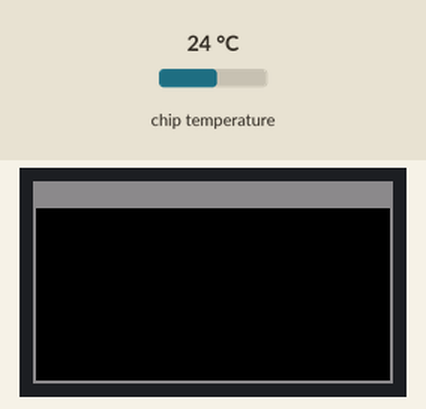
Recording of a program running on a simulated ESP32 board running CircuitPython. On the bench: 240×135 colour display. The inputs (shaded band) are chosen by the test bench; at power-on: chip temperature 24 °C. WiFi joins after 1.5 s; random numbers come from a fixed seed; values from a settings file that is not in the repository are placeholders; what the program prints to the serial console is not drawn.

Above: at 0.1 s.
At 4.47 s:
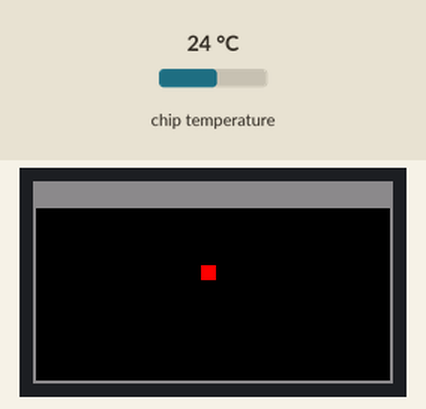
At 8.13 s:
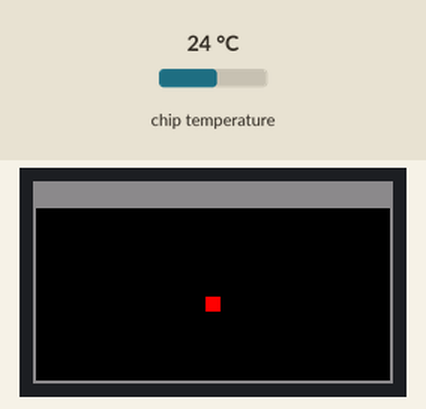
At 11.38 s:
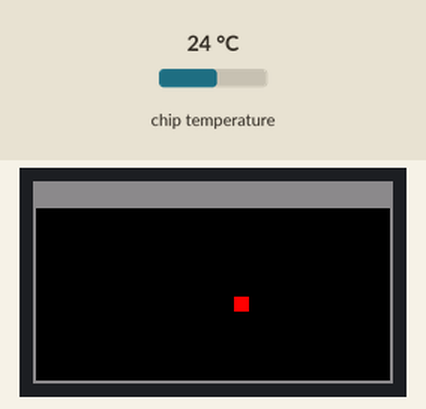
At 17.27 s:
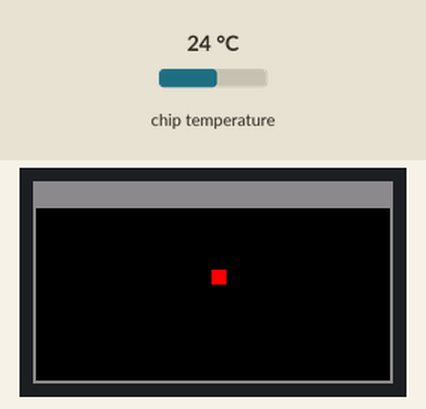
At 38.29 s:
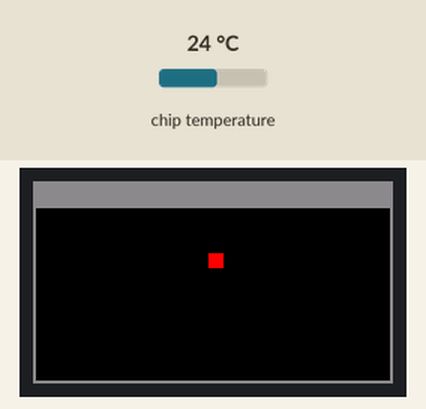

Measured:
- what the display in image 0 shows lasts 1.5 s, from 0.0 s to 1.5 s

The program:

deskhog_posthog_demo.py
```python
"""
DeskHog PostHog Analytics Demo for ESP32-S3 TFT Feather
=====================================================

This demo integrates the working display demo with PostHog analytics,
tracking user interactions and device metrics.

Features:
- Cursor movement tracking
- Button press analytics
- Device health metrics (temperature, memory)
- Session duration tracking
- Game score analytics

Author: QRY
Date: June 19, 2025
"""

import board
import displayio
import digitalio
import adafruit_st7789
import fourwire
import time
import microcontroller
import gc
import wifi
import socketpool
import ssl
import adafruit_requests
import json
import binascii
from adafruit_display_text import label
import terminalio

# Import secrets from separate file
try:
    from secrets import (
        WIFI_SSID,
        WIFI_PASSWORD,
        POSTHOG_API_KEY,
        POSTHOG_HOST
    )
except ImportError:
    print("❌ ERROR: secrets.py not found!")
    print("📝 Copy secrets_template.py to secrets.py and configure your credentials")
    raise
DEVICE_ID = "deskhog_esp32_" + str(binascii.hexlify(microcontroller.cpu.uid))[:8]

# Test mode - set to True to show events without sending
TEST_MODE = True

# Display Configuration
TFT_WIDTH = 240
TFT_HEIGHT = 135

# Button pins (for future use)
BUTTON_UP = board.IO12
BUTTON_DOWN = board.IO13
BUTTON_LEFT = board.IO14
BUTTON_RIGHT = board.IO15
BUTTON_A = board.IO16
BUTTON_B = board.IO17

# Global variables
cursor_x = TFT_WIDTH // 2
cursor_y = TFT_HEIGHT // 2
score = 0
session_start_time = time.monotonic()
last_analytics_time = 0
button_press_count = 0
wifi_connected = False
requests_session = None
display = None
main_group = None
status_label = None

def setup_display():
    """Initialize the TFT display"""
    global display, main_group, status_label

    print("Setting up display...")

    # Release any existing displays
    displayio.release_displays()

    # Initialize backlight
    backlight = digitalio.DigitalInOut(board.TFT_BACKLIGHT)
    backlight.direction = digitalio.Direction.OUTPUT
    backlight.value = True

    # Initialize display
    spi = board.SPI()
    display_bus = fourwire.FourWire(
        spi,
        command=board.TFT_DC,
        chip_select=board.TFT_CS,
        reset=board.TFT_RESET
    )

    display = adafruit_st7789.ST7789(
        display_bus,
        width=TFT_WIDTH,
        height=TFT_HEIGHT,
        rotation=270,
        rowstart=40,
        colstart=53
    )

    # Create main display group
    main_group = displayio.Group()
    display.root_group = main_group

    # Create status label
    status_label = label.Label(
        terminalio.FONT,
        text="DeskHog Analytics Demo",
        color=0xFFFFFF,
        x=5,
        y=10
    )
    main_group.append(status_label)

    # Draw border
    border_bitmap = displayio.Bitmap(TFT_WIDTH, TFT_HEIGHT, 1)
    border_palette = displayio.Palette(1)
    border_palette[0] = 0x888888
    border_tilegrid = displayio.TileGrid(border_bitmap, pixel_shader=border_palette)
    main_group.append(border_tilegrid)

    # Clear center area
    center_bitmap = displayio.Bitmap(TFT_WIDTH - 4, TFT_HEIGHT - 20, 1)
    center_palette = displayio.Palette(1)
    center_palette[0] = 0x000000
    center_tilegrid = displayio.TileGrid(center_bitmap, pixel_shader=center_palette, x=2, y=18)
    main_group.append(center_tilegrid)

    print("Display setup complete!")

def setup_wifi():
    """Connect to WiFi"""
    global wifi_connected, requests_session

    print(f"Connecting to WiFi: {WIFI_SSID}")

    try:
        wifi.radio.connect(WIFI_SSID, WIFI_PASSWORD)
        print(f"Connected! IP: {wifi.radio.ipv4_address}")

        # Create requests session
        pool = socketpool.SocketPool(wifi.radio)
        ssl_context = ssl.create_default_context()
        requests_session = adafruit_requests.Session(pool, ssl_context)

        wifi_connected = True
        update_status("WiFi: Connected")

    except Exception as e:
        print(f"WiFi connection failed: {e}")
        wifi_connected = False
        update_status("WiFi: Failed")

def update_status(message):
    """Update the status label"""
    if status_label:
        status_label.text = f"DeskHog | {message}"

def send_posthog_event(event_name, properties=None):
    """Send an event to PostHog (or show in test mode)"""

    # Build event data
    event_data = {
        "api_key": POSTHOG_API_KEY,
        "event": event_name,
        "distinct_id": DEVICE_ID,
        "properties": {
            "device_type": "ESP32-S3",
            "firmware": "CircuitPython",
            "project": "deskhog_demo",
            "cpu_temp": microcontroller.cpu.temperature,
            "free_memory": gc.mem_free(),
            "session_duration": time.monotonic() - session_start_time,
            "timestamp": time.monotonic(),
            **(properties or {})
        }
    }

    if TEST_MODE:
        # Test mode - just show what would be sent
        print(f"📊 TEST MODE - Event: {event_name}")
        print(f"   Properties: {len(event_data['properties'])} fields")
        print(f"   Device: {DEVICE_ID}")
        print(f"   Temperature: {microcontroller.cpu.temperature}°C")
        if properties:
            for key, value in properties.items():
                print(f"   {key}: {value}")
        print("   (Event not actually sent)")
        return True

    # Real mode - send to PostHog
    if not wifi_connected or not requests_session:
        print(f"❌ Cannot send {event_name}: WiFi not connected")
        return False

    try:
        print(f"📊 Sending event: {event_name}")

        response = requests_session.post(
            f"{POSTHOG_HOST}/capture/",
            json=event_data,
            headers={"Content-Type": "application/json"},
            timeout=5
        )

        success = response.status_code == 200
        response.close()

        if success:
            print(f"✅ Event sent: {event_name}")
        else:
            print(f"❌ Event failed: {response.status_code}")

        return success

    except Exception as e:
        print(f"❌ PostHog error: {e}")
        return False

def setup_buttons():
    """Initialize button pins"""
    print("Setting up buttons...")

    # Configure all buttons as inputs with pull-up resistors
    buttons = [BUTTON_UP, BUTTON_DOWN, BUTTON_LEFT, BUTTON_RIGHT, BUTTON_A, BUTTON_B]

    for button_pin in buttons:
        try:
            button = digitalio.DigitalInOut(button_pin)
            button.direction = digitalio.Direction.INPUT
            button.pull = digitalio.Pull.UP
        except Exception as e:
            print(f"Button setup warning: {e}")

def draw_cursor():
    """Draw the cursor on screen"""
    # Create cursor bitmap
    cursor_bitmap = displayio.Bitmap(10, 10, 1)
    cursor_palette = displayio.Palette(1)
    cursor_palette[0] = 0xFF0000  # Red cursor

    cursor_tilegrid = displayio.TileGrid(
        cursor_bitmap,
        pixel_shader=cursor_palette,
        x=cursor_x - 5,
        y=cursor_y - 5
    )

    # Remove old cursor if exists
    if len(main_group) > 3:
        main_group.pop()

    main_group.append(cursor_tilegrid)

def simulate_interaction():
    """Simulate user interactions for demo purposes"""
    global cursor_x, cursor_y, score, button_press_count

    # Simulate cursor movement
    import random

    # Move cursor randomly
    cursor_x += random.randint(-5, 5)
    cursor_y += random.randint(-3, 3)

    # Keep cursor in bounds
    cursor_x = max(10, min(TFT_WIDTH - 10, cursor_x))
    cursor_y = max(25, min(TFT_HEIGHT - 10, cursor_y))

    # Simulate occasional button presses
    if random.randint(1, 20) == 1:  # 5% chance per loop
        button_press_count += 1

        # Simulate different button types
        button_types = ["up", "down", "left", "right", "action_a", "action_b"]
        button_pressed = random.choice(button_types)

        if button_pressed == "action_a":
            score += 1
            print(f"Score increased: {score}")
        elif button_pressed == "action_b":
            score = 0
            print("Score reset!")

        # Send button press analytics
        send_posthog_event("button_pressed", {
            "button_type": button_pressed,
            "cursor_x": cursor_x,
            "cursor_y": cursor_y,
            "current_score": score
        })

def send_periodic_analytics():
    """Send periodic analytics data"""
    global last_analytics_time

    current_time = time.monotonic()

    # Send analytics every 30 seconds
    if current_time - last_analytics_time > 30:
        last_analytics_time = current_time

        # Device health metrics
        send_posthog_event("device_health", {
            "cpu_temperature": microcontroller.cpu.temperature,
            "free_memory": gc.mem_free(),
            "total_button_presses": button_press_count,
            "current_score": score,
            "cursor_position": f"{cursor_x},{cursor_y}"
        })

        # Session duration milestone
        session_duration = current_time - session_start_time
        if session_duration > 60:  # After 1 minute
            send_posthog_event("session_milestone", {
                "duration_seconds": session_duration,
                "interactions_count": button_press_count,
                "max_score": score
            })

def main():
    """Main application loop"""
    global cursor_x, cursor_y

    print("Starting DeskHog PostHog Analytics Demo")
    print("=" * 40)

    # Initialize hardware
    setup_display()
    setup_buttons()

    # Connect to WiFi and PostHog
    setup_wifi()

    # Send startup event
    if wifi_connected:
        send_posthog_event("device_startup", {
            "device_id": DEVICE_ID,
            "firmware_version": "1.0.0",
            "display_resolution": f"{TFT_WIDTH}x{TFT_HEIGHT}"
        })

    # Main loop
    loop_count = 0

    while True:
        try:
            # Simulate user interactions
            simulate_interaction()

            # Update display
            draw_cursor()

            # Update status
            session_time = int(time.monotonic() - session_start_time)
            update_status(f"Score: {score} | Time: {session_time}s | Presses: {button_press_count}")

            # Send periodic analytics
            send_periodic_analytics()

            # Garbage collection
            if loop_count % 100 == 0:
                gc.collect()

            loop_count += 1
            time.sleep(0.1)  # 10 FPS

        except KeyboardInterrupt:
            print("\nShutting down...")

            # Send shutdown event
            if wifi_connected:
                send_posthog_event("device_shutdown", {
                    "session_duration": time.monotonic() - session_start_time,
                    "total_interactions": button_press_count,
                    "final_score": score
                })

            break

        except Exception as e:
            print(f"Error in main loop: {e}")
            time.sleep(1)

if __name__ == "__main__":
    main()
```
